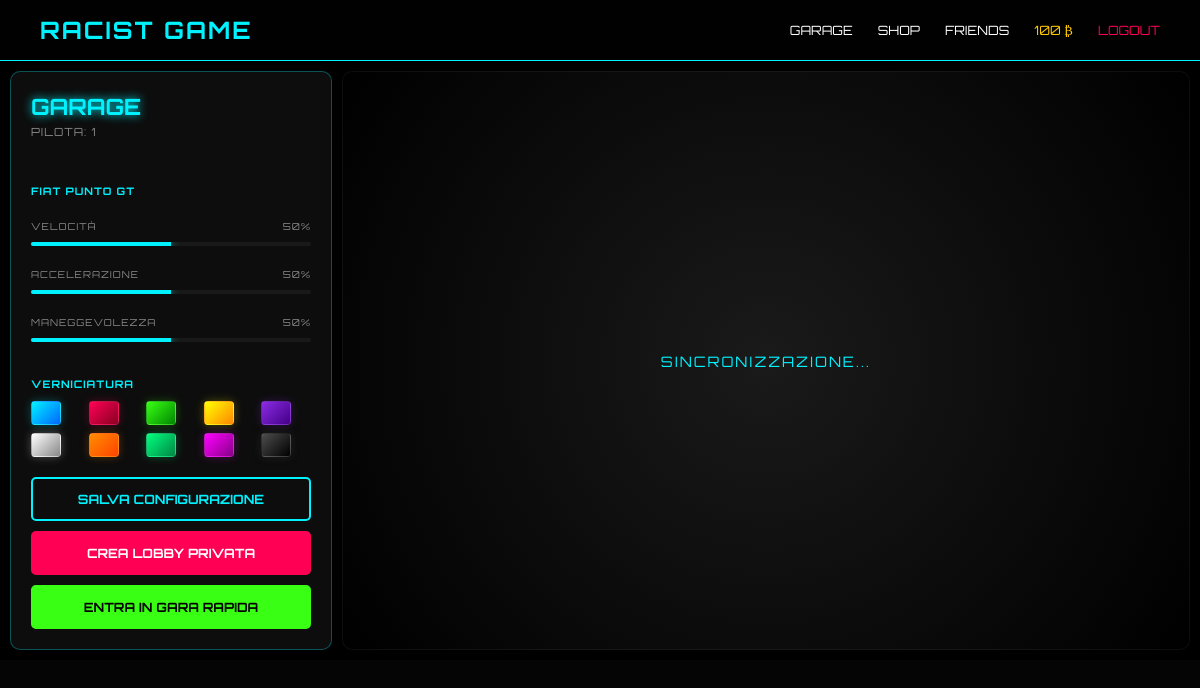
/garage (signed in), run on the app's committed database.
### models.py (models this page shows)
class User(db.Model, UserMixin):
    id = db.Column(db.Integer, primary_key=True)
    username = db.Column(db.String(20), unique=True, nullable=False)
    password = db.Column(db.String(128), nullable=False)
    credits = db.Column(db.Integer, default=100)
    active_car_id = db.Column(db.Integer, nullable=True)
    lobby_id = db.Column(db.Integer, db.ForeignKey('lobby.id'), nullable=True)
    owned_cars = db.relationship('UserCar', backref='owner', lazy=True)

class CarCatalog(db.Model):
    id = db.Column(db.Integer, primary_key=True)
    name = db.Column(db.String(50), nullable=False)
    model_path = db.Column(db.String(100), default='generic_car.glb')
    speed = db.Column(db.Integer, default=50)
    accel = db.Column(db.Integer, default=50)
    handling = db.Column(db.Integer, default=50)
    price = db.Column(db.Integer, default=0)

### server.py (the view)
@app.route('/garage')
@login_required
def garage():
    if current_user.lobby_id:
        current_user.lobby_id = None
        db.session.commit()
    car_id = request.args.get('select_car', type=int)
    if car_id:
        owned = UserCar.query.filter_by(id=car_id, user_id=current_user.id).first()
        if owned:
            current_user.active_car_id = owned.id
            db.session.commit()
    user_cars = db.session.query(UserCar, CarCatalog).join(CarCatalog).filter(UserCar.user_id == current_user.id).all()
    active_pair = next((p for p in user_cars if p.UserCar.id == current_user.active_car_id), user_cars[0] if user_cars else None)
    active_car = active_pair.UserCar if active_pair else None
    car_info = active_pair.CarCatalog if active_pair else None
    return render_template('garage.html', user_car=active_car, car_info=car_info, all_cars=user_cars, model_file=car_info.model_path if car_info else 'auto.glb')

### server.py (called while the page is built)
@login_manager.user_loader
def load_user(user_id):
    return User.query.get(int(user_id))

### templates/garage.html (shortened to what this page needs)
{% extends "base.html" %}
{% block content %}
<div style="display: flex; height: auto; width: 100vw; padding: 10px; box-sizing: border-box; gap: 10px; overflow: hidden; background: #000; font-family: 'Orbitron', sans-serif;">
    <div class="glass-panel" style="width: 280px; display: flex; flex-direction: column; padding: 20px; background: rgba(15,15,15,0.9); border: 1px solid rgba(0,242,255,0.3); border-radius: 10px; height: 100%; gap: 20px;">
        <div>
            <h2 style="color: #00f2ff; margin: 0; font-size: 1.4em; text-shadow: 0 0 10px #00f2ff;">GARAGE</h2>
            <p style="opacity: 0.5; margin: 5px 0 20px 0; font-size: 0.7em; letter-spacing: 1px;">PILOTA: {{ current_user.username }}</p>
            <div style="display: flex; flex-direction: column; gap: 12px;">
                <label style="font-size: 0.65em; color: #00f2ff; display: block; margin: 25px 0 10px 0; letter-spacing: 1px; font-weight: bold;"><span>{{ car_info.name }}</span></label>
                <div>
                    <div class="stat-label"><span>VELOCITÀ</span><span>{{ car_info.speed }}%</span></div>
                    <div class="stat-bar"><div class="stat-fill" style="width: {{ car_info.speed }}%;"></div></div>
                </div>
                <div>
                    <div class="stat-label"><span>ACCELERAZIONE</span><span>{{ car_info.accel }}%</span></div>
                    <div class="stat-bar"><div class="stat-fill" style="width: {{ car_info.accel }}%;"></div></div>
                </div>
                <div>
                    <div class="stat-label"><span>MANEGGEVOLEZZA</span><span>{{ car_info.handling }}%</span></div>
                    <div class="stat-bar"><div class="stat-fill" style="width: {{ car_info.handling }}%;"></div></div>
                </div>
            </div>
            <label style="font-size: 0.65em; color: #00f2ff; display: block; margin: 25px 0 10px 0; letter-spacing: 1px; font-weight: bold;">VERNICIATURA</label>
            <div style="display: grid; grid-template-columns: repeat(5, 1fr); gap: 8px;">
                {% for hex, grad in colors %}
                <div onclick="applyCarColor('{{ hex }}')"
                    class="color-dot"
                    style="background: {{ grad }}; box-shadow: 0 0 10px {{ hex }}44;">
                </div>
                {% endfor %}
            </div>
        </div>
        <div style="display: flex; flex-direction: column; gap: 10px;">
            <button id="saveBtn" class="btn-main">SALVA CONFIGURAZIONE</button>
            <a href="/create_lobby" class="btn-main" style="background: #ff0055; color: #fff; text-align: center; text-decoration: none; border-color: #ff0055;">
                CREA LOBBY PRIVATA
            </a>
            <a href="/race" class="btn-main" style="background: #39ff14; color: #000; text-align: center; text-decoration: none; border-color: #39ff14;">
                ENTRA IN GARA RAPIDA
            </a>
        </div>
    </div>
    <div style="flex-grow: 1; position: relative; background: radial-gradient(circle, #1a1a1a 0%, #000 100%); border-radius: 10px; border: 1px solid rgba(255,255,255,0.05);">
        <div id="canvas-container" class="car-viewer"
             data-model="{{ url_for('static', filename='models/' + model_file) }}"
             style="width: 100%; height: 100%;">
            <div class="loading-text" style="position: absolute; top: 50%; left: 50%; color: #00f2ff; transform: translate(-50%, -50%); font-size: 0.9em; letter-spacing: 2px;">SINCRONIZZAZIONE...</div>
        </div>
    </div>
</div>
{% endblock %}

### templates/base.html (shortened to what this page needs)
<!DOCTYPE html>
<html lang="it">
<head>
    <link rel="stylesheet" href="{{ url_for('static', filename='css/style.css') }}">
</head>
<body>
    <nav class="navbar" style="display: flex; justify-content: space-between; align-items: center; padding: 15px 40px; background: rgba(0,0,0,0.8); border-bottom: 1px solid #00f2ff;">
        <strong style="font-family: 'Orbitron'; color: #00f2ff; font-size: 1.5em; letter-spacing: 2px;">RACIST GAME</strong>
        {% if current_user.is_authenticated %}
        <div style="display: flex; gap: 25px; font-family: 'Orbitron'; font-size: 0.8em;">
            <a href="{{ url_for('garage') }}" style="color: #fff; text-decoration: none; hover: color:#00f2ff;">GARAGE</a>
            <a href="{{ url_for('shop') }}" style="color: #fff; text-decoration: none;">SHOP</a>
            <a href="{{ url_for('social_page') }}" style="color: #fff; text-decoration: none;">FRIENDS</a>
            <span style="color: #ffcc00;">{{ current_user.credits }} ₿</span>
            <a href="{{ url_for('logout') }}" style="color: #ff0055; text-decoration: none;">LOGOUT</a>
        </div>
        {% endif %}
    </nav>
    {% block content %}{% endblock %}
</body>
</html>

### static/css/style.css (style rules this page uses)
body { margin: 0; background: #050505; color: #fff; font-family: 'Rajdhani', sans-serif; overflow-x: hidden; }
.glass-panel { background: rgba(20, 20, 20, 0.7); backdrop-filter: blur(15px); border: 1px solid rgba(255, 255, 255, 0.1); border-radius: 15px; padding: 30px; box-shadow: 0 8px 32px 0 rgba(0, 0, 0, 0.8); }
.stat-bar { width: 100%; height: 8px; background: #222; border-radius: 4px; margin: 10px 0; overflow: hidden; }
.stat-fill { height: 100%; background: #00f2ff; box-shadow: 0 0 10px #00f2ff; }
.color-dot { height: 28px; width: 28px; border-radius: 6px; cursor: pointer; border: 1px solid rgba(255,255,255,0.2); transition: all 0.3s cubic-bezier(0.175, 0.885, 0.32, 1.275); }

### templates/garage.html (style rules this page uses)
.stat-label { display: flex; justify-content: space-between; font-size: 0.6em; color: #888; margin-bottom: 4px; letter-spacing: 1px; }
.stat-bar { background: rgba(255,255,255,0.05); height: 4px; border-radius: 2px; overflow: hidden; }
.stat-fill { background: #00f2ff; height: 100%; box-shadow: 0 0 10px #00f2ff; transition: width 0.5s ease; }
.color-dot { height: 22px; border-radius: 4px; cursor: pointer; border: 1px solid rgba(255,255,255,0.1); transition: 0.2s; }
.btn-main { padding: 12px; border: 2px solid #00f2ff; background: transparent; color: #00f2ff; font-family: 'Orbitron'; font-weight: bold; cursor: pointer; font-size: 0.8em; transition: 0.3s; border-radius: 5px; }

### data on the page
User: credits "100", username "1"
CarCatalog: name "FIAT PUNTO GT", speed "50", accel "50", handling "50"
